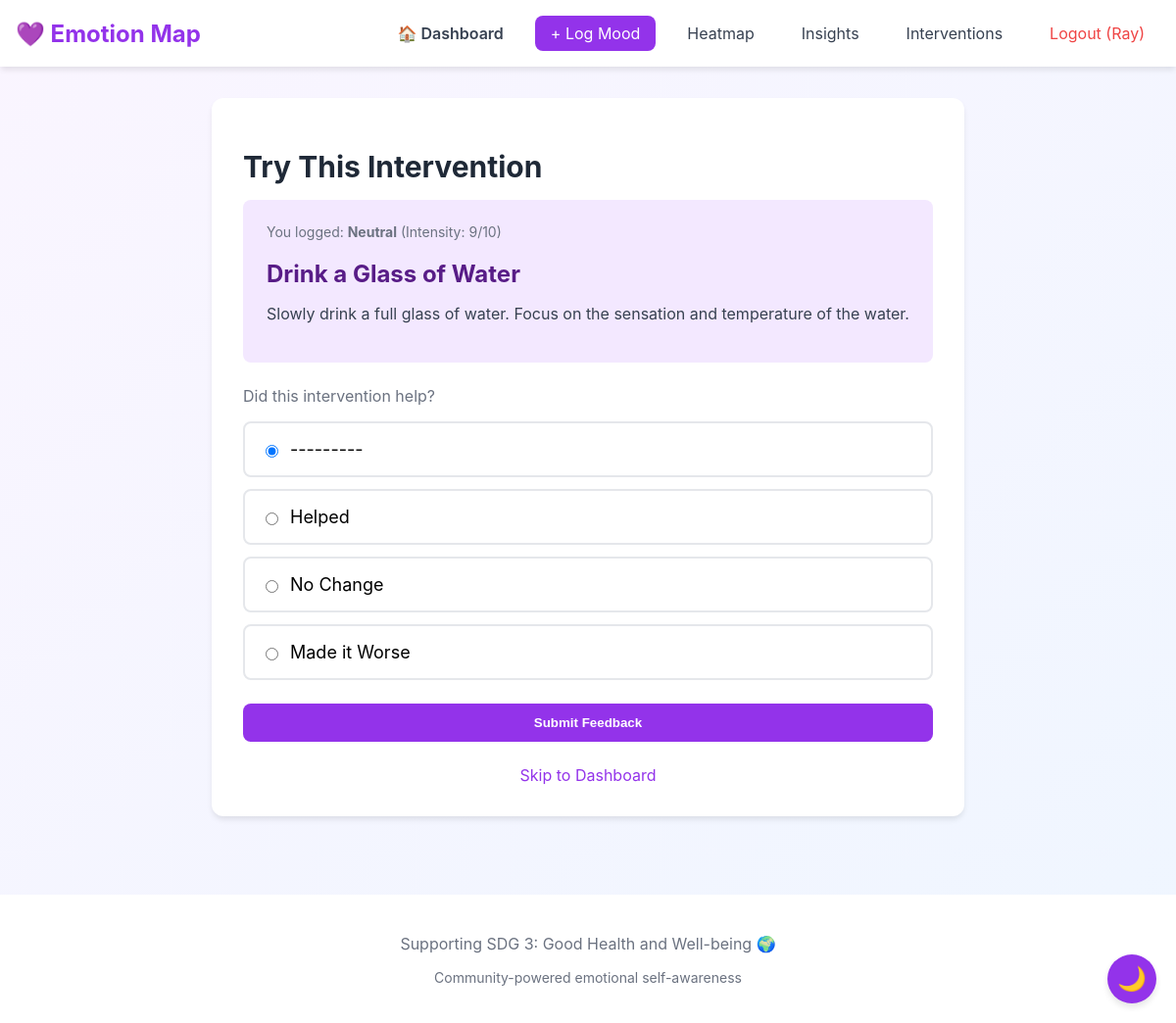
The app's page /intervention/5/ (signed in) with its own data.
### core/models.py (models this page shows, shortened)
class Mood(models.Model):
    EMOTION_CHOICES = [
        ('joy', 'Joy'),
        ('sadness', 'Sadness'),
        ('anxiety', 'Anxiety'),
        ('anger', 'Anger'),
        ('fear', 'Fear'),
        ('disgust', 'Disgust'),
        ('surprise', 'Surprise'),
        ('neutral', 'Neutral'),
        ('excited', 'Excited'),
        ('calm', 'Calm'),
    ]
    user = models.ForeignKey(User, on_delete=models.CASCADE, null=True, blank=True)  # NEW: Link to user
    emotion = models.CharField(max_length=20, choices=EMOTION_CHOICES)
    intensity = models.IntegerField(
        validators=[MinValueValidator(1), MaxValueValidator(10)],
        help_text="Rate intensity from 1 (low) to 10 (high)"
    )
    note = models.TextField(blank=True, null=True, max_length=500)
    tags = models.ManyToManyField(Tag, blank=True)
    timestamp = models.DateTimeField(default=timezone.now)
    created_at = models.DateTimeField(auto_now_add=True)
    suggested_intervention = models.ForeignKey(
        Intervention,
        on_delete=models.SET_NULL,
        null=True,
        blank=True,
        related_name='mood_logs'
    )
    class Meta:
        ordering = ['-timestamp']

class Intervention(models.Model):
    title = models.CharField(max_length=200)
    description = models.TextField()
    created_at = models.DateTimeField(auto_now_add=True)
    submitted_by = models.CharField(max_length=100, default="Community")
    is_active = models.BooleanField(default=True)
    class Meta:
        ordering = ['-created_at']

### core/views.py (the view)
# urls.py: path('intervention/<int:mood_id>/', views.intervention_suggestion, name='intervention_suggestion'),
@login_required
def intervention_suggestion(request, mood_id):
    mood = get_object_or_404(Mood, id=mood_id, user=request.user)
    intervention = mood.suggested_intervention
    if request.method == 'POST':
        form = FeedbackForm(request.POST)
        if form.is_valid():
            feedback = form.save(commit=False)
            feedback.mood = mood
            feedback.intervention = intervention
            feedback.save()
            return redirect('dashboard')
    else:
        form = FeedbackForm()
    context = {
        'mood': mood,
        'intervention': intervention,
        'form': form,
    }
    return render(request, 'intervention_suggestion.html', context)

### core/forms.py
class FeedbackForm(forms.ModelForm):
    class Meta:
        model = Feedback
        fields = ['result']
        widgets = {
            'result': forms.RadioSelect()
        }

### core/templates/intervention_suggestion.html (shortened to what this page needs)
{% extends 'base.html' %}
{% block content %}
<div style="max-width: 48rem; margin: 0 auto;">
    <div class="card card-large">
        <h1 style="font-size: 1.875rem; font-weight: bold; color: #1f2937; margin-bottom: 1rem;">Try This Intervention</h1>
        <div class="suggestion-box">
            <div class="suggestion-context">You logged: <strong>{{ mood.get_emotion_display }}</strong> (Intensity: {{ mood.intensity }}/10)</div>
            <h2 class="suggestion-title">{{ intervention.title }}</h2>
            <p class="suggestion-description">{{ intervention.description }}</p>
        </div>
        <div style="margin-bottom: 1.5rem;">
            <p style="color: #6b7280; margin-bottom: 1rem;">Did this intervention help?</p>
            <form method="post">
                <div class="feedback-options">
                    {% for radio in form.result %}
                    <label class="feedback-option">
                        {{ radio.tag }}
                        <span class="feedback-label">{{ radio.choice_label }}</span>
                    </label>
                    {% endfor %}
                </div>
                <button type="submit" class="btn btn-primary btn-full" style="margin-top: 1.5rem;">
                    Submit Feedback
                </button>
            </form>
        </div>
        <div style="text-align: center;">
            <a href="{% url 'dashboard' %}" style="color: #9333ea; text-decoration: none;">Skip to Dashboard</a>
        </div>
    </div>
</div>
{% endblock %}

### core/templates/base.html (shortened to what this page needs)
{% load static %}
<!DOCTYPE html>
<html lang="en">
<head>
    <link rel="stylesheet" href="{% static 'css/main.css' %}">
</head>
<body>
    <nav>
        <div class="nav-container">
            <a href="{% url 'home' %}" class="nav-logo">💜 Emotion Map</a>
            <div class="nav-links">
                {% if user.is_authenticated %}
                    <a href="{% url 'dashboard' %}" class="nav-link" style="font-weight: 600;">🏠 Dashboard</a>
                    <a href="{% url 'log_mood' %}" class="nav-link-primary">+ Log Mood</a>
                    <a href="{% url 'heatmap' %}" class="nav-link">Heatmap</a>
                    <a href="{% url 'insights_dashboard' %}" class="nav-link">Insights</a>
                    <a href="{% url 'interventions_list' %}" class="nav-link">Interventions</a>
                    <a href="{% url 'logout' %}" class="nav-link" style="color: #ef4444;">Logout ({{ user.username }})</a>
                {% else %}
                    <a href="{% url 'interventions_list' %}" class="nav-link">Interventions</a>
                    <a href="{% url 'login' %}" class="nav-link">Login</a>
                    <a href="{% url 'register' %}" class="nav-link-primary">Sign Up</a>
                {% endif %}
            </div>
        </div>
    </nav>
    <main>
        {% block content %}{% endblock %}
    </main>
    <footer>
        <p>Supporting SDG 3: Good Health and Well-being 🌍</p>
        <p style="font-size: 0.875rem; margin-top: 0.5rem;">Community-powered emotional self-awareness</p>
    </footer>
</body>
</html>

### static/css/main.css (style rules this page uses)
body { font-family: 'Inter', -apple-system, BlinkMacSystemFont, 'Segoe UI', sans-serif; margin: 0; padding: 0; background: linear-gradient(to bottom right, #faf5ff, #eff6ff); min-height: 100vh; }
nav { background: white; box-shadow: 0 4px 6px -1px rgba(0, 0, 0, 0.1); }
.nav-container { max-width: 1280px; margin: 0 auto; padding: 1rem; display: flex; justify-content: space-between; align-items: center; }
.nav-logo { font-size: 1.5rem; font-weight: bold; color: #9333ea; text-decoration: none; }
.nav-links { display: flex; gap: 1rem; }
.nav-link { padding: 0.5rem 1rem; color: #374151; text-decoration: none; transition: color 0.2s; }
.nav-link-primary { padding: 0.5rem 1rem; background: #9333ea; color: white; text-decoration: none; border-radius: 0.5rem; transition: background 0.2s; }
main { max-width: 1280px; margin: 0 auto; padding: 2rem 1rem; }
footer { background: white; margin-top: 3rem; padding: 1.5rem; text-align: center; color: #6b7280; }
.card { background: white; padding: 1.5rem; border-radius: 0.75rem; box-shadow: 0 4px 6px -1px rgba(0, 0, 0, 0.1); }
.card-large { padding: 2rem; }
.btn { padding: 0.75rem 1.5rem; font-weight: bold; border-radius: 0.5rem; border: none; cursor: pointer; text-decoration: none; display: inline-block; transition: all 0.2s; }
.btn-primary { background: #9333ea; color: white; }
.btn-full { width: 100%; }
.feedback-options { display: flex; flex-direction: column; gap: 0.75rem; }
.feedback-option { display: flex; align-items: center; padding: 1rem; border: 2px solid #e5e7eb; border-radius: 0.5rem; cursor: pointer; transition: all 0.2s; }
.feedback-option input[type="radio"] { margin-right: 0.75rem; }
.feedback-label { font-size: 1.125rem; }
.suggestion-box { background: #f3e8ff; padding: 1.5rem; border-radius: 0.5rem; margin-bottom: 1.5rem; }
.suggestion-context { font-size: 0.875rem; color: #6b7280; margin-bottom: 0.5rem; }
.suggestion-title { font-size: 1.5rem; font-weight: bold; color: #581c87; margin-bottom: 0.75rem; }
.suggestion-description { color: #374151; }

### records on screen
Mood: emotion "Neutral", intensity "9"
Intervention: title "Drink a Glass of Water", description "Slowly drink a full glass of water. Focus on the sensation and temperature of the water."

### other values on screen
{{ user.username }} "Ray"
{{ radio.choice_label }} "---------" "Helped" "No Change" "Made it Worse"
